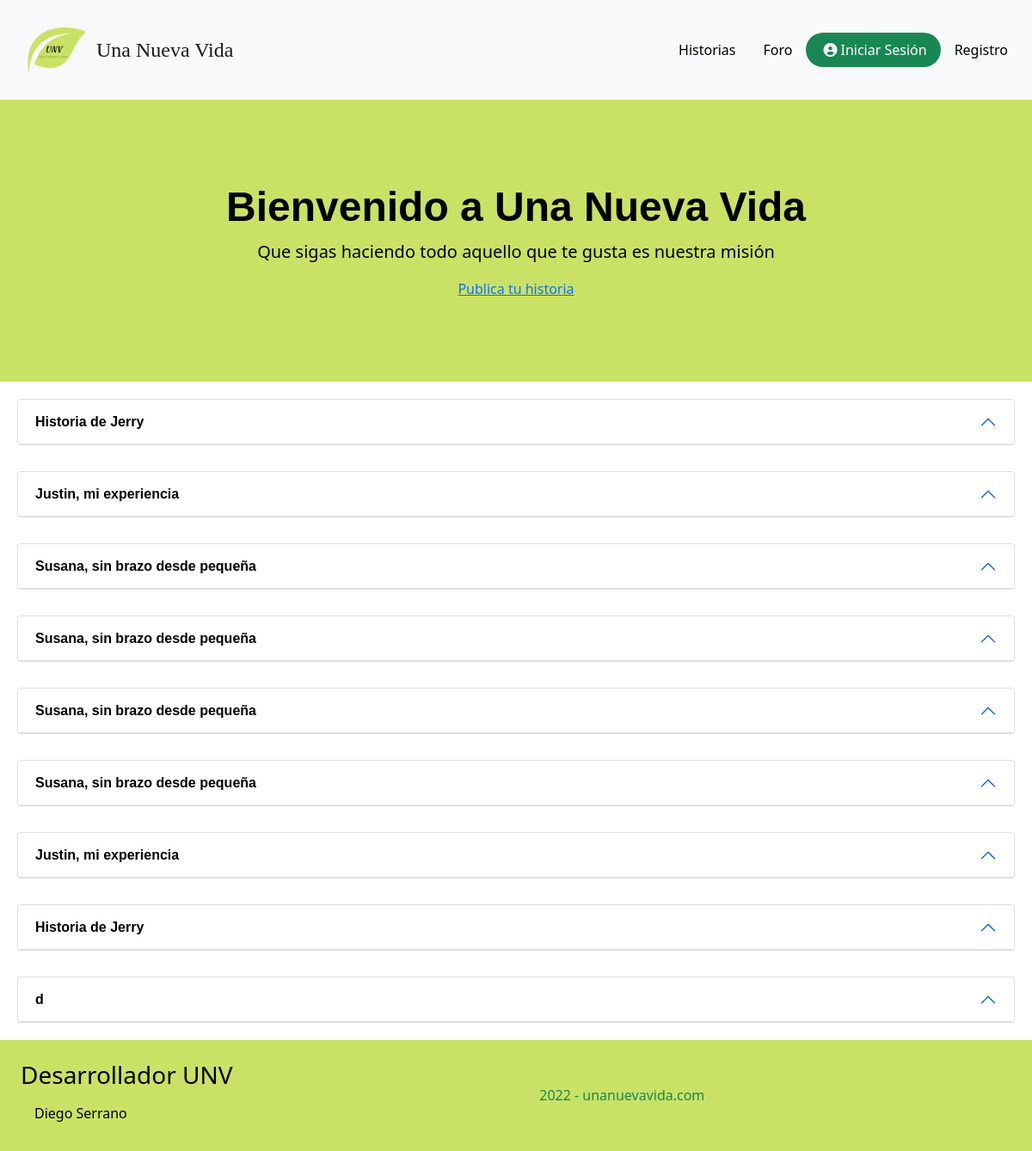
/web/index.php?ctl=listarHistorias, run on the app's committed database.
### tables this page shows
CREATE TABLE `historias` (
  `id_historia` int(11) NOT NULL,
  `id_usuario` int(11) NOT NULL,
  `titulo` varchar(100) NOT NULL,
  `descripcion` text NOT NULL,
  `fecha_creacion` timestamp NOT NULL DEFAULT current_timestamp(),
  `contenido` text NOT NULL,
  `idioma` varchar(20) NOT NULL
);

### app/controladores/cHistorias.php (called while the page is built, shortened)
<?php
class cHistorias {
    public function listarHistorias() {
        try {
            $ConjuntoHistorias = new Historia();
            $historias = $ConjuntoHistorias->listarHistorias();
        } catch (Exception $e) {
            error_log($e->getMessage() . microtime() . PHP_EOL, 3, "logExceptio.txt");
            header('Location: index.php?ctl=error');
        } catch (Error $e) {
            error_log($e->getMessage() . microtime() . PHP_EOL, 3, "logError.txt");
            header('Location: index.php?ctl=error');
        }
        require __DIR__ . './../vistas/vListaHistorias.php';
    }
}
?>

### app/modelos/Model.php (called while the page is built, shortened)
<?php
class Model extends PDO {
    public function __construct()
    {
            $this->conexion = new PDO('mysql:host=' . Config::$mvc_bd_hostname . ';dbname=' . Config::$mvc_bd_nombre . '', Config::$mvc_bd_usuario, Config::$mvc_bd_clave);
    }
}
?>

### app/modelos/classHistoria.php (called while the page is built, shortened)
<?php
class Historia extends Model {
    public function listarHistorias() {
        $consulta = "SELECT id_historia, titulo, a.descripcion, a.fecha_creacion, nombre, apellidos, idioma FROM `historias` a
        LEFT JOIN usuarios u on u.id_usuario=a.id_usuario";
        $result = $this->conexion->query($consulta);
        return $result->fetchAll();
    }
}
?>

### app/vistas/vListaHistorias.php (the view, shortened to what this page needs)
<div class="jumbotrons jumbotron p-5 text-black" style="width:100%; background-color:#c9e265;">
         <div class="container-fluid py-5">
            <div class="container">
               <h1 class="display-5 fw-bold text-center">Bienvenido a Una Nueva Vida</h1>
               <p class="col-md-12 fs-5 text-center">Que sigas haciendo todo aquello que te gusta es nuestra misión</p>
			   <div class="d-flex justify-content-center">
			   <a href="index.php?ctl=crearHistoria" id="historia">Publica tu historia</a>
			   </div>
            </div>
         </div>
      </div>
<div class="row" style="--bs-gutter-x: 0; margin:5px;">
<?php foreach ($historias as $historia) :?>
<div class="accordion" id="accordionExample" style="padding: 15px;">
  <div class="accordion-item">
    <h2 class="accordion-header" id="heading<?php echo $historia['id_historia'];?>">
      <button class="accordion-button historias" type="button" data-bs-toggle="collapse" data-bs-target="#collapse<?php echo $historia['id_historia'];?>" aria-expanded="true" aria-controls="collapse<?php echo $historia['id_historia'];?>">
        <?php echo $historia['titulo']; ?>
      </button>
    </h2>
  </div>
</div>
		<?php endforeach; ?>
</div>
<?php include __DIR__ . './layout.php' ?>

### web/css/style.css (style rules this page uses)
* { -webkit-box-sizing: border-box; box-sizing: border-box; margin: 0; padding: 0; }
h1 { font-family: 'Orbitron', sans-serif; text-align: center; }
h2 { font-family: 'Orbitron', sans-serif; }
.historias { background-color: #fff; color: #000000; font-weight: bold; }
.historias:not(.collapsed) { background-color: #fff; color: #000000; font-weight: bold; }

### data on the page
historias: titulo "Historia de Jerry"
historias: titulo "Justin, mi experiencia"
historias: titulo "Susana, sin brazo desde pequeña"
historias: titulo "Susana, sin brazo desde pequeña"
historias: titulo "Susana, sin brazo desde pequeña"
historias: titulo "Susana, sin brazo desde pequeña"
historias: titulo "Justin, mi experiencia"
historias: titulo "Historia de Jerry"
historias: titulo "d"
